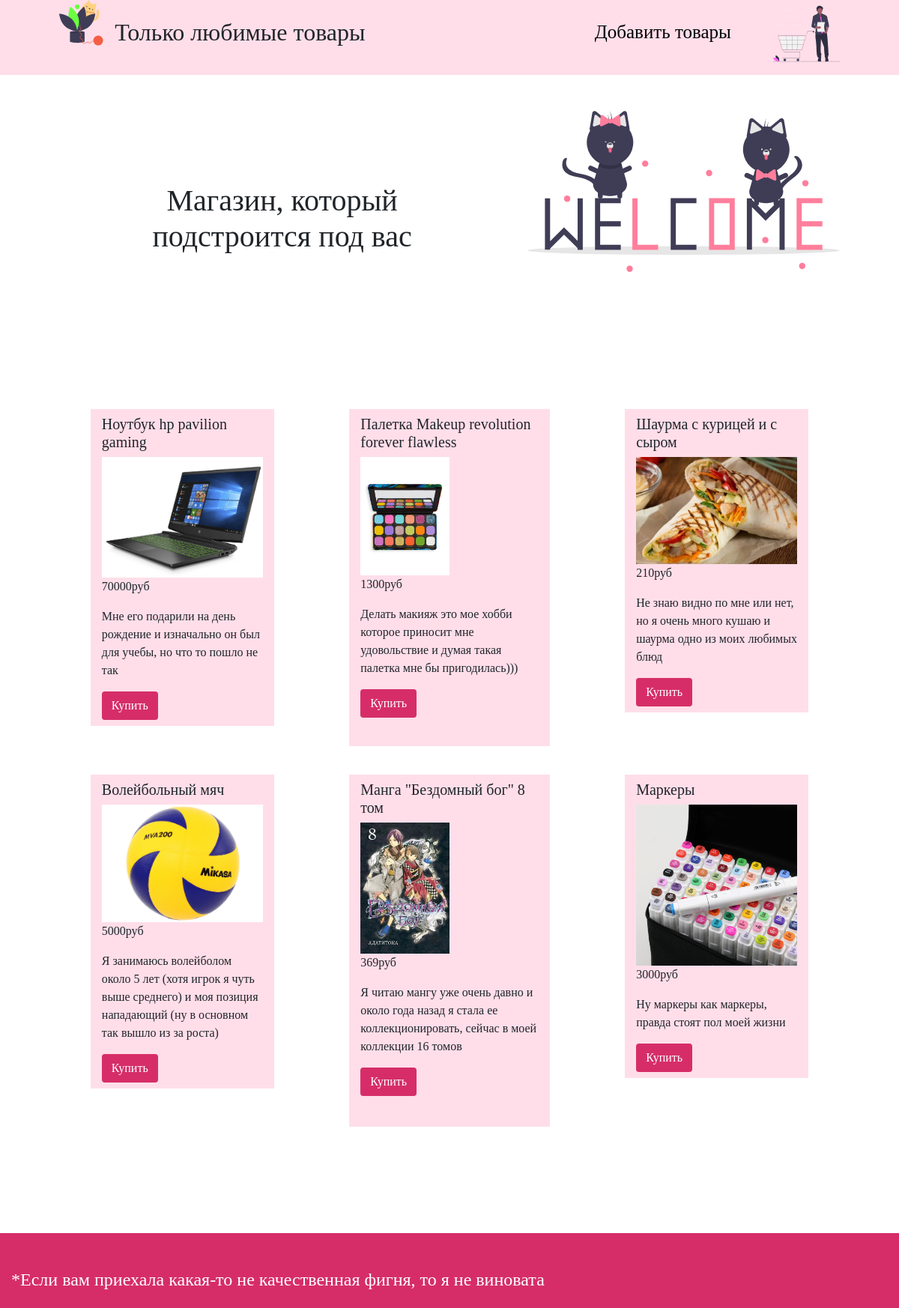
The page / on the database its author committed.
### tables this page shows
CREATE TABLE `shop` (
  `name` varchar(300) NOT NULL,
  `sf` varchar(300) NOT NULL,
  `text` varchar(300) NOT NULL,
  `img` varchar(300) NOT NULL
);

### index.php (the view, shortened to what this page needs)
<!DOCTYPE html>
<html>
<head>
	<link rel="stylesheet" href="https://cdn.jsdelivr.net/npm/bootstrap@4.5.3/dist/css/bootstrap.min.css">
</head>
<body class="ff">
	<?php
		$connect = mysqli_connect("127.0.0.1", "root" , "", "myshop");
		$text_zapros = "SELECT * FROM shop";
		$query = mysqli_query($connect, $text_zapros);
		$stroka1 = $query->fetch_assoc();
		$stroka3 = $query->fetch_assoc();
		$stroka4 = $query->fetch_assoc();
		$stroka5 = $query->fetch_assoc();
		$stroka6 = $query->fetch_assoc();
		$stroka11 = $query->fetch_assoc();
	 ?>
	<div class="  col-12 " style="height: 100px; background: #ffdee9;">
		<div class=" col-11 mx-auto" style="height: 100px;">
			<div class="row">
				<div class="col-1" style="height: 100px;">
					<img src="undraw_Playful_cat_rchv.svg" class="w-100">
				</div>
				<div class="col-7" style="height: 100px;">
					<div class="row">
						<h2 class="mt-4">Только любимые товары</h2>
					</div>
				</div>
				<div class="col-4" style="height: 100px;">
					<div class="row">
						<div class="col-8 pt-4 " style="height: 50px; font-size: 25px;">
							<a href="http://20lesson/np.php" style="color: black;">Добавить товары</a>
						</div>
						<div class="col-4" style="height: 100px;">
							<img src="undraw_empty_cart_co35 (1).svg" class="w-100" style="height: 90px;">
						</div>
					</div>
				</div>
			</div>
		</div>
	</div>
	<div class="  col-12 mt-5" style="height: 350px;">
		<div class=" col-11 mx-auto" style="height: 350px;">
			<div class="row">
				<div class="col-7" style="height: 350px;">
					<div class="col-8 mx-auto mt-5 pt-5">
						<h1 style="text-align: center;">Магазин, который подстроится под вас</h1>
					</div>
				</div>
				<div class="col-5" style="height: 350px;">
						<img src="undraw_welcome_cats_thqn.svg" class="w-100">
				</div>
			</div>
		</div>
	</div>
	<div class="  col-11 mx-auto mt-5" style="height: 900px;">
		<div class=" col-12 mx-auto" style="height: 440px;">
			<div class="row px-auto">
				<div class="col-4 mr-4" style="height: 400px;">
					<div class="col-9 mx-auto pb-2 pt-2" style="background: #ffdee9;">
						<?php
							echo "<h5>" . $stroka5["name"] . "</h5>";
							echo "<img class='w-100' src='". $stroka5["img"] ."' >";
							echo "<p>" . $stroka5["sf"] . "</p>";
							echo "<p>" . $stroka5["text"] . "</p>";
							echo "<button class='btn' style='background: #d62d68; color: white;'>Купить</button>";
						 ?>
					</div>
				</div>
				<div class="col-3 ml-5 mx-auto pt-2 pb-2" style="height: 450px; background: #ffdee9;">
					<?php
						echo "<h5>" . $stroka4["name"] . "</h5>";
						echo "<img class='w-50 mx-auto' src='". $stroka4["img"] ."' >";
						echo "<p>" . $stroka4["sf"] . "</p>";
						echo "<p>" . $stroka4["text"] . "</p>";
						echo "<button class='btn' style='background: #d62d68; color: white;'>Купить</button>";
					 ?>
				</div>
				<div class="col-4 ml-4" style="height: 400px;">
					<div class="col-9 mx-auto pb-2 pt-2" style="background: #ffdee9;">
						<?php
							echo "<h5>" . $stroka6["name"] . "</h5>";
							echo "<img class='w-100' src='". $stroka6["img"] ."' >";
							echo "<p>" . $stroka6["sf"] . "</p>";
							echo "<p>" . $stroka6["text"] . "</p>";
							echo "<button class='btn' style='background: #d62d68; color: white;'>Купить</button>";
						 ?>
					</div>
				</div>
			</div>
		</div>
		<div class=" col-12 mx-auto mt-5" style="height: 440px;">
			<div class="row ">
				<div class="col-4 mr-4" style="height: 440px;">
					<div class="col-9 mx-auto pb-2 pt-2" style="background: #ffdee9;">
						<?php
							echo "<h5>" . $stroka1["name"] . "</h5>";
							echo "<img class='w-100' src='". $stroka1["img"] ."' >";
							echo "<p>" . $stroka1["sf"] . "</p>";
							echo "<p>" . $stroka1["text"] . "</p>";
							echo "<button class='btn' style='background: #d62d68; color: white;'>Купить</button>";
						 ?>
					</div>
				</div>
				<div class="col-3 ml-5 mx-auto pb-2 pt-2" style="height: 470px; background: #ffdee9;">
					<?php
						echo "<h5>" . $stroka3["name"] . "</h5>";
						echo "<img class='w-50' src='". $stroka3["img"] ."' >";
						echo "<p>" . $stroka3["sf"] . "</p>";
						echo "<p>" . $stroka3["text"] . "</p>";
						echo "<button class='btn' style='background: #d62d68; color: white;'>Купить</button>";
					 ?>
				</div>
				<div class="col-4 ml-4" style="height: 400px;">
					<div class="col-9 mx-auto pb-2 pt-2" style="background: #ffdee9;">
						<?php
							echo "<h5>" . $stroka11["name"] . "</h5>";
							echo "<img class='w-100' src='". $stroka11["img"] ."' >";
							echo "<p>" . $stroka11["sf"] . "</p>";
							echo "<p>" . $stroka11["text"] . "</p>";
							echo "<button class='btn' style='background: #d62d68; color: white;'>Купить</button>";
						 ?>
					</div>
				</div>
			</div>
		</div>
	</div>
	<div class="col-12 pt-5" style="height: 100px; margin-top: 200px; background: #d62d68;">
		<h4 style="color: white;">*Если вам приехала какая-то не качественная фигня, то я не виновата</h4>
	</div>
</body>
</html>

### index.php (style rules this page uses)
.ff { font-family: cursive; }

### rows shown on the page
shop: name "Ноутбук hp pavilion gaming", img (picture), sf "70000руб", text "Мне его подарили на день рождение и изначально он был для учебы, но что то пошло не так"
shop: name "Палетка Makeup revolution forever flawless", img (picture), sf "1300руб", text "Делать макияж это мое хобби которое приносит мне удовольствие и думая такая палетка мне бы пригодилась)))"
shop: name "Шаурма с курицей и с сыром", img (picture), sf "210руб", text "Не знаю видно по мне или нет, но я очень много кушаю и шаурма одно из моих любимых блюд"
shop: name "Волейбольный мяч", img (picture), sf "5000руб", text "Я занимаюсь волейболом около 5 лет (хотя игрок я чуть выше среднего) и моя позиция нападающий (ну в основном так вышло из за роста)"
shop: name "Манга \"Бездомный бог\" 8 том", img (picture), sf "369руб", text "Я читаю мангу уже очень давно и около года назад я стала ее коллекционировать, сейчас в моей коллекции 16 томов"
shop: name "Маркеры", img (picture), sf "3000руб", text "Ну маркеры как маркеры, правда стоят пол моей жизни"
